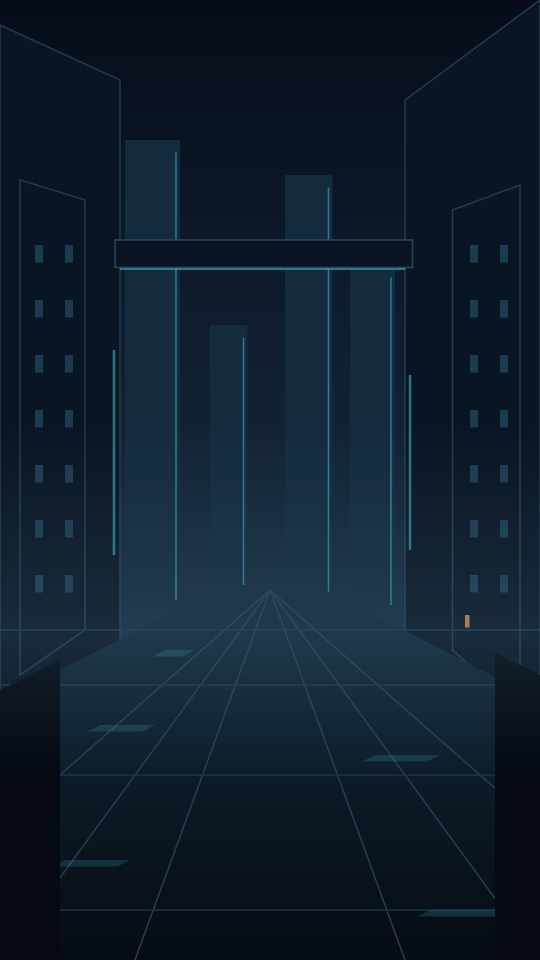
#> input picture reviews/vconte15_static_face_HOLD_20261014/video/assets/city.png, 1080 x 1920 px, found by its file name (shown at 1/2 size)
$ python render_subset.py
#> lines starting #> are read from the running program, lines starting #| are printed output that depends on the picture
from PIL import Image,ImageDraw,ImageFont,ImageFilter,ImageEnhance
import math,random,subprocess,json
from pathlib import Path
W,H=720,1280; fps=24
out=Path('work/video');assets=out/'assets'
font='/System/Library/Fonts/Supplemental/Arial.ttf';bold='/System/Library/Fonts/Supplemental/Arial Bold.ttf'
f=ImageFont.truetype(font,19); small=ImageFont.truetype(font,16); title=ImageFont.truetype(bold,69)
city=Image.open(assets/'city.png').convert('RGB').resize((W,H),Image.Resampling.LANCZOS)
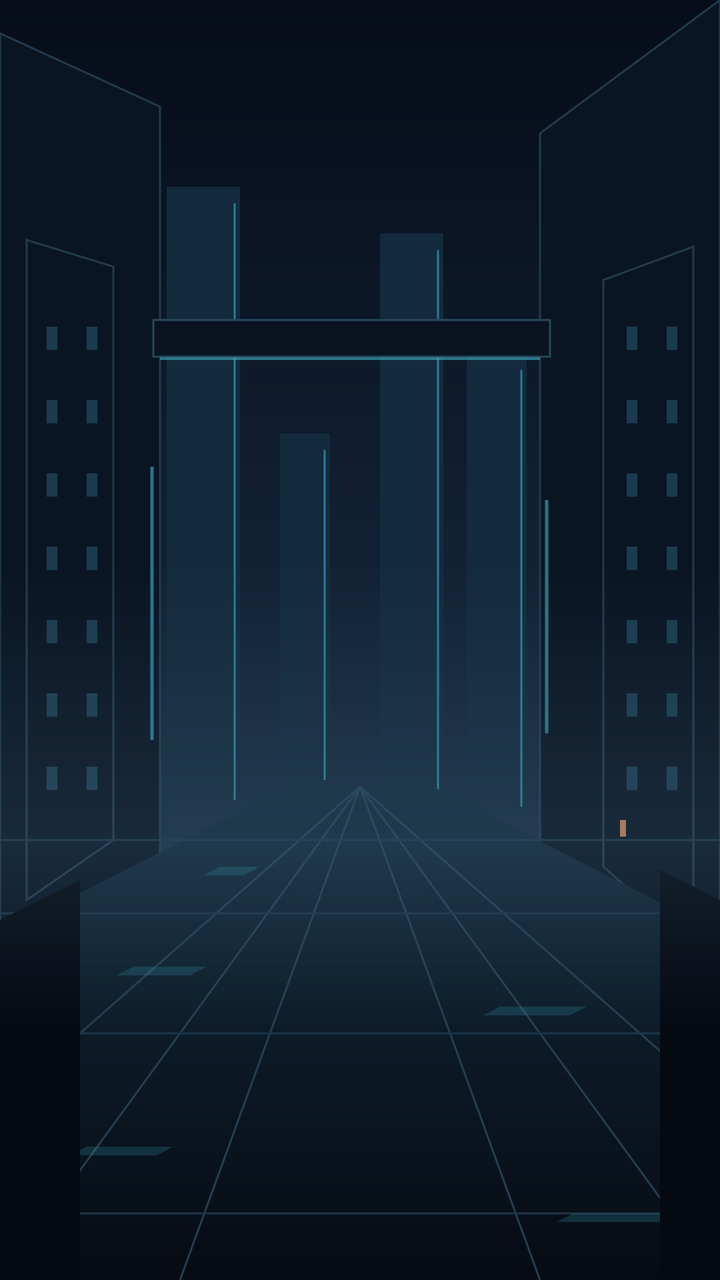
#> city: PIL image 720x1280 RGB; mean R, G, B 15.3, 30, 44.8
back=Image.open(assets/'back.png').convert('RGB').resize((W,H),Image.Resampling.LANCZOS)
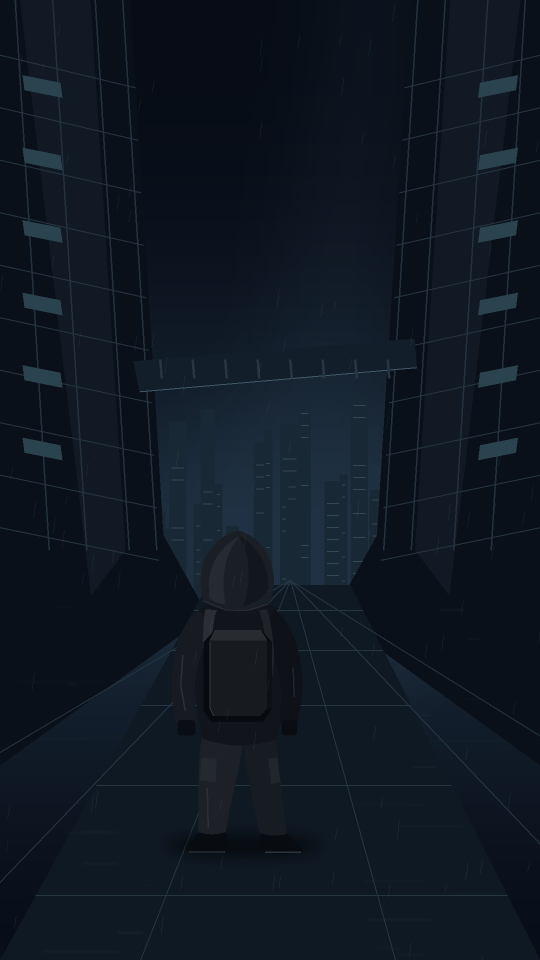
#> input picture reviews/vconte15_static_face_HOLD_20261014/video/assets/back.png, 1080 x 1920 px, found by its file name (shown at 1/2 size)
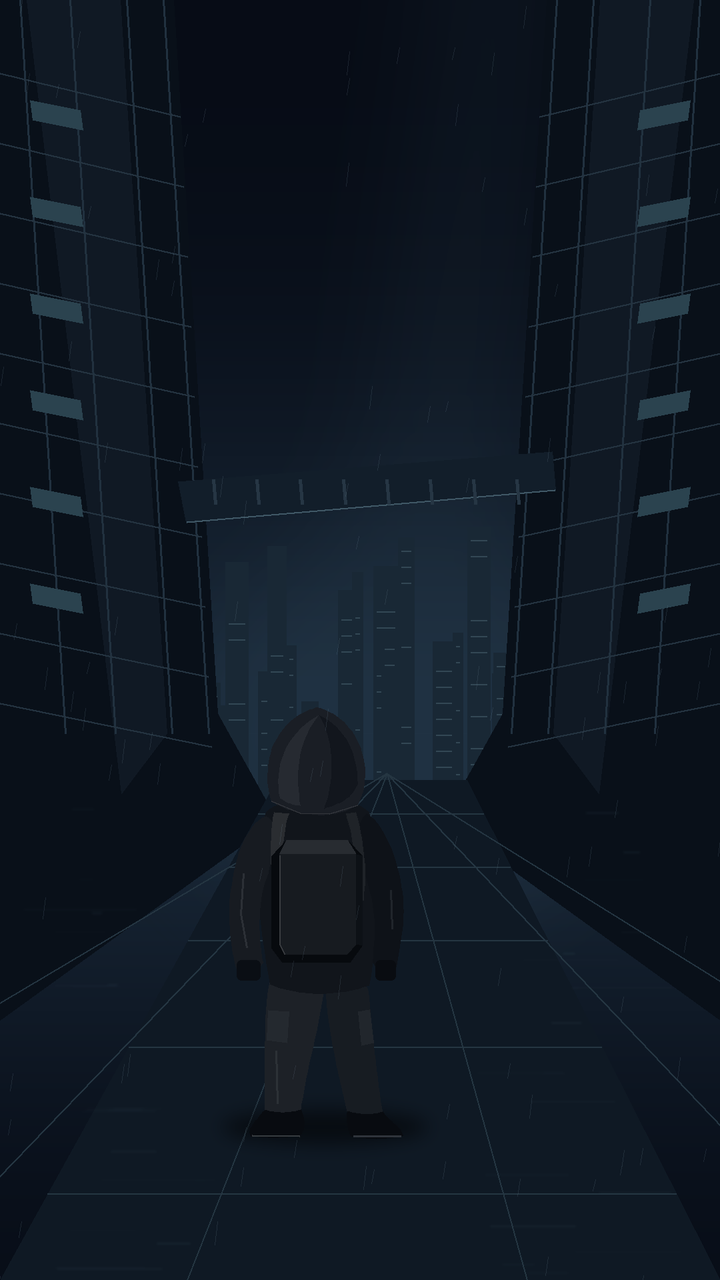
#> back: PIL image 720x1280 RGB; mean R, G, B 14.9, 23.9, 34.6
face=Image.open(assets/'face_evidence.png').convert('RGB')
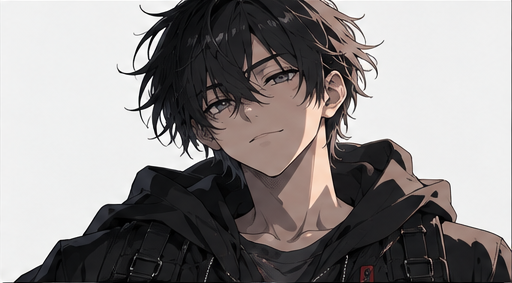
#> input picture reviews/vconte15_static_face_HOLD_20261014/video/assets/face_evidence.png, 512 x 283 px, found by its file name
#> (the run stopped early here; a loop or call above may not have finished)
